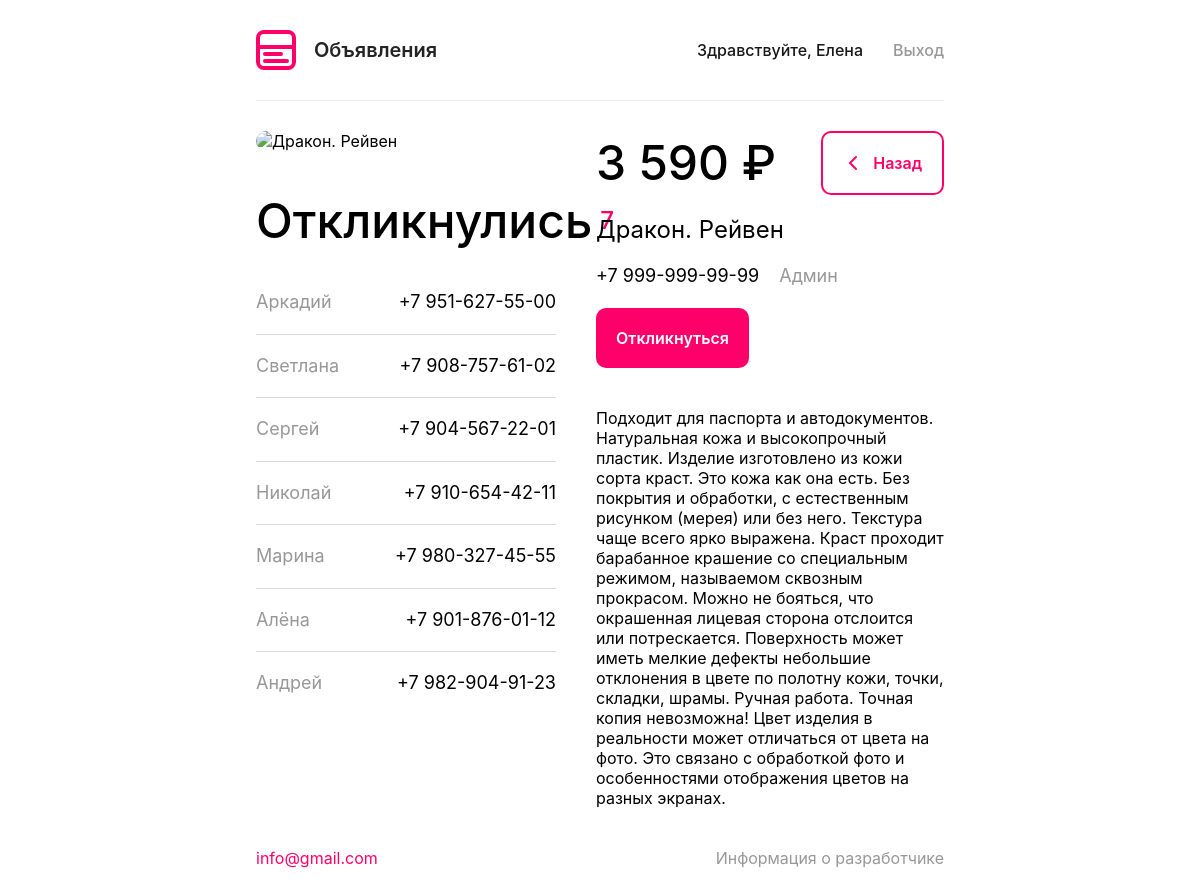
The page /ad.php?id=1 (signed in) on the database its author committed.
### tables this page shows
CREATE TABLE `Responses` (
  `id` int NOT NULL,
  `ad_id` int NOT NULL,
  `user_id` int NOT NULL,
  `created_at` timestamp NOT NULL DEFAULT CURRENT_TIMESTAMP
);

CREATE TABLE `Users` (
  `id` int NOT NULL,
  `name` varchar(255) NOT NULL,
  `email` varchar(255) NOT NULL,
  `password` varchar(32) NOT NULL,
  `phone` varchar(12) NOT NULL
);

CREATE TABLE `Ads` (
  `id` int NOT NULL,
  `title` varchar(225) NOT NULL,
  `price` decimal(10,2) NOT NULL,
  `description` TEXT NOT NULL,
  `image` longblob NOT NULL,
  `user_id` int NOT NULL
);

### src/config.php (called while the page is built, shortened)
<?php
function isLoggedIn()
{
    return isset($_SESSION['user_id']) &&
        isset($_SESSION['logged_in']) &&
        $_SESSION['logged_in'] === true;
}

### ad.php (the view, shortened to what this page needs)
<?php
require __DIR__ . '/src/config.php';
require __DIR__ . '/src/db.php';
$id = (int)($_GET['id'] ?? 0);
$stmt = $pdo->prepare("
    SELECT a.id, a.title, a.price, a.description, a.image,
           a.user_id, u.name, u.phone, u.email
    FROM Ads a
    JOIN Users u ON a.user_id = u.id
    WHERE a.id = :ad_id
    LIMIT 1
");
$stmt->execute(['ad_id' => $id]);
$ad = $stmt->fetch(PDO::FETCH_ASSOC);
$descr = htmlspecialchars($ad['description']);
$title = htmlspecialchars($ad['title']);
$price = number_format($ad['price'], 0, '.', ' ');
$image = base64_encode($ad['image']);
$user_name = htmlspecialchars($ad['name']);
$user_id = $ad['user_id'];
function formatPhone($phone)
{
  $phone = preg_replace('/[^0-9]/', '', $phone);
  if (substr($phone, 0, 1) === '7' && strlen($phone) === 11) {
    $code = substr($phone, 1, 3);
    $part1 = substr($phone, 4, 3);
    $part2 = substr($phone, 7, 2);
    $part3 = substr($phone, 9, 2);
    return "+7 $code-$part1-$part2-$part3";
  }
  return $phone;
}
$user_phone = formatPhone($ad['phone']);
$current_user_responded = false;
if (isLoggedIn()) {
  $check_stmt = $pdo->prepare("SELECT id FROM Responses WHERE ad_id = ? AND user_id = ?");
  $check_stmt->execute([$id, $_SESSION['user_id']]);
  $current_user_responded = $check_stmt->fetch() ? true : false;
}
$rspns = $pdo->prepare("
  SELECT r.id, r.user_id, r.created_at,
           u.name, u.phone, u.email
    FROM Responses r
    JOIN Users u ON r.user_id = u.id
    WHERE r.ad_id = :ad_id
    ORDER BY r.created_at DESC
");
$rspns->execute(['ad_id' => $id]);
$responses = $rspns->fetchAll(PDO::FETCH_ASSOC);
$is_author = isLoggedIn() && ($_SESSION['user_id'] == $user_id);
?>
<!DOCTYPE html>
<html lang="en">
<head>
  <link rel="stylesheet" href="/assets/styles/style.css" />
</head>
<body>
  <?php require_once __DIR__ . '/src/components/header.php' ?>
  <main class="ad__main">
    <section class="container ad__section">
      <div half left>
        <img main alt="<?= htmlspecialchars($title) ?>" />
        <?php if (!empty($responses)): ?>
          <div desktop class="responses">
            <h3>Откликнулись<sup><?= count($responses) ?></sup></h3>
            <ul class="responses__list">
              <?php foreach ($responses as $rsp): ?>
                <li>
                  <span name><?= htmlspecialchars($rsp['name']) ?></span>
                  <span phone><?= formatPhone($rsp['phone']) ?></span>
                </li>
              <?php endforeach; ?>
            </ul>
          </div>
        <?php endif; ?>
      </div>
      <div half right>
        <div class="price__wrapper">
          <h2><?= $price ?> ₽</h2>
          <a href="/" non-mobile class="back__button">
            <img src="/assets/icons/arrow-back.svg" alt="" />Назад
          </a>
        </div>
        <p title><?= $title ?></p>
        <p class="seller__info">
          <span phone><?= $user_phone ?></span>
          <span name><?= $user_name ?></span>
        </p>
        <div class="buttons__wrapper-mobile">
          <?php if ($is_author): ?>
            <div class="author__notice">
              Это ваше объявление. Вы не можете откликаться на него.
            </div>
          <?php else: ?>
            <button class="apply__button <?= $current_user_responded ? 'hidden' : '' ?>"
              id="responseBtn"
              data-ad-id="<?= $id ?>">
              Откликнуться
            </button>
          <?php endif; ?>
        </div>
        <?php if (!empty($descr)): ?>
          <p desc desktop>
            <?= $descr ?>
          </p>
        <?php endif; ?>
      </div>
    </section>
  </main>
  <?php require_once __DIR__ . '/src/components/footer.php' ?>
</body>
</html>

### assets/styles/style.css (style rules this page uses)
html { font-family: "Inter", sans-serif; }

### assets/styles/components/ad.css (style rules this page uses)
.ad__main { display: flex; flex-direction: column; gap: 40px; }
.back__button { display: flex; align-items: center; justify-content: center; gap: 10px; padding: 20px; border: 2px solid #ff006b; border-radius: 10px; color: #ff006b; font-size: 16px; font-weight: 600; }
.apply__button { font-size: 16px; font-weight: 600; padding: 20px; border-radius: 10px; text-align: center; display: block; color: #ffffff; background: #ff006b; }
.seller__info { display: flex; align-items: center; justify-content: center; gap: 20px; width: fit-content; }

### rows shown on the page
responses: user.name "Аркадий", user.phone "+7 951-627-55-00"
responses: user.name "Светлана", user.phone "+7 908-757-61-02"
responses: user.name "Сергей", user.phone "+7 904-567-22-01"
responses: user.name "Николай", user.phone "+7 910-654-42-11"
responses: user.name "Марина", user.phone "+7 980-327-45-55"
responses: user.name "Алёна", user.phone "+7 901-876-01-12"
responses: user.name "Андрей", user.phone "+7 982-904-91-23"
ads: price "3 590", title "Дракон. Рейвен", user.phone "+7 999-999-99-99", user.name "Админ", description "Подходит для паспорта и автодокументов. Натуральная кожа и высокопрочный пластик. Изделие изготовлено из кожи сорта краст. Это кожа как она есть. Без покрытия и обработки, с естественным рисунком (мерея) или без него. Текстура чаще всего ярко выражена. Краст проходит барабанное крашение со специальным режимом, называемом сквозным прокрасом. Можно не бояться, что окрашенная лицевая сторона отслоится или потрескается. Поверхность может иметь мелкие дефекты небольшие отклонения в цвете по полотну кожи, точки, складки, шрамы. Ручная работа. Точная копия невозможна! Цвет изделия в реальности может отличаться от цвета на фото. Это связано с обработкой фото и особенностями отображения цветов на…"

### other values the page prints
$_SESSION['user_name'] "Елена"
count($responses) "7"
